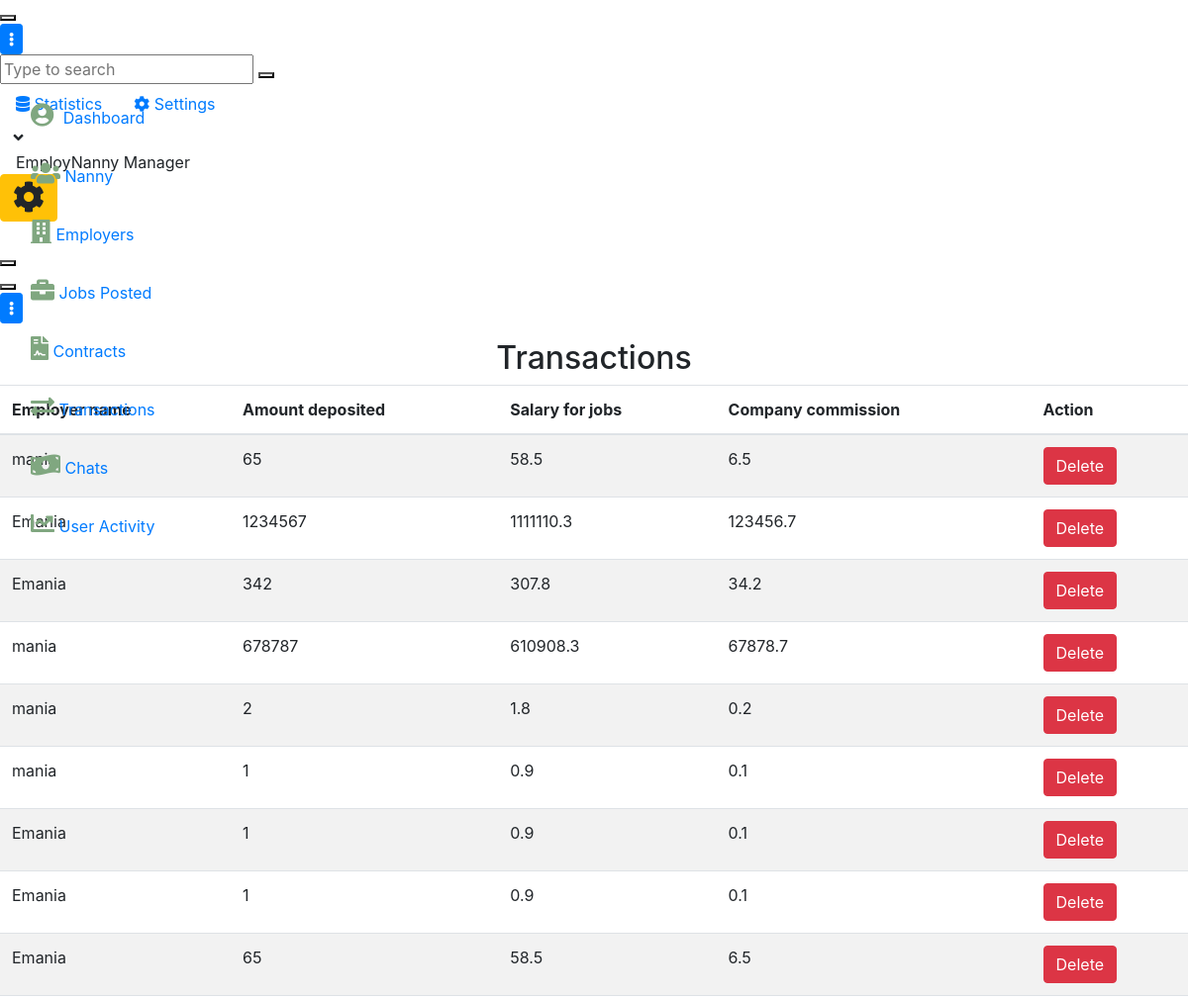
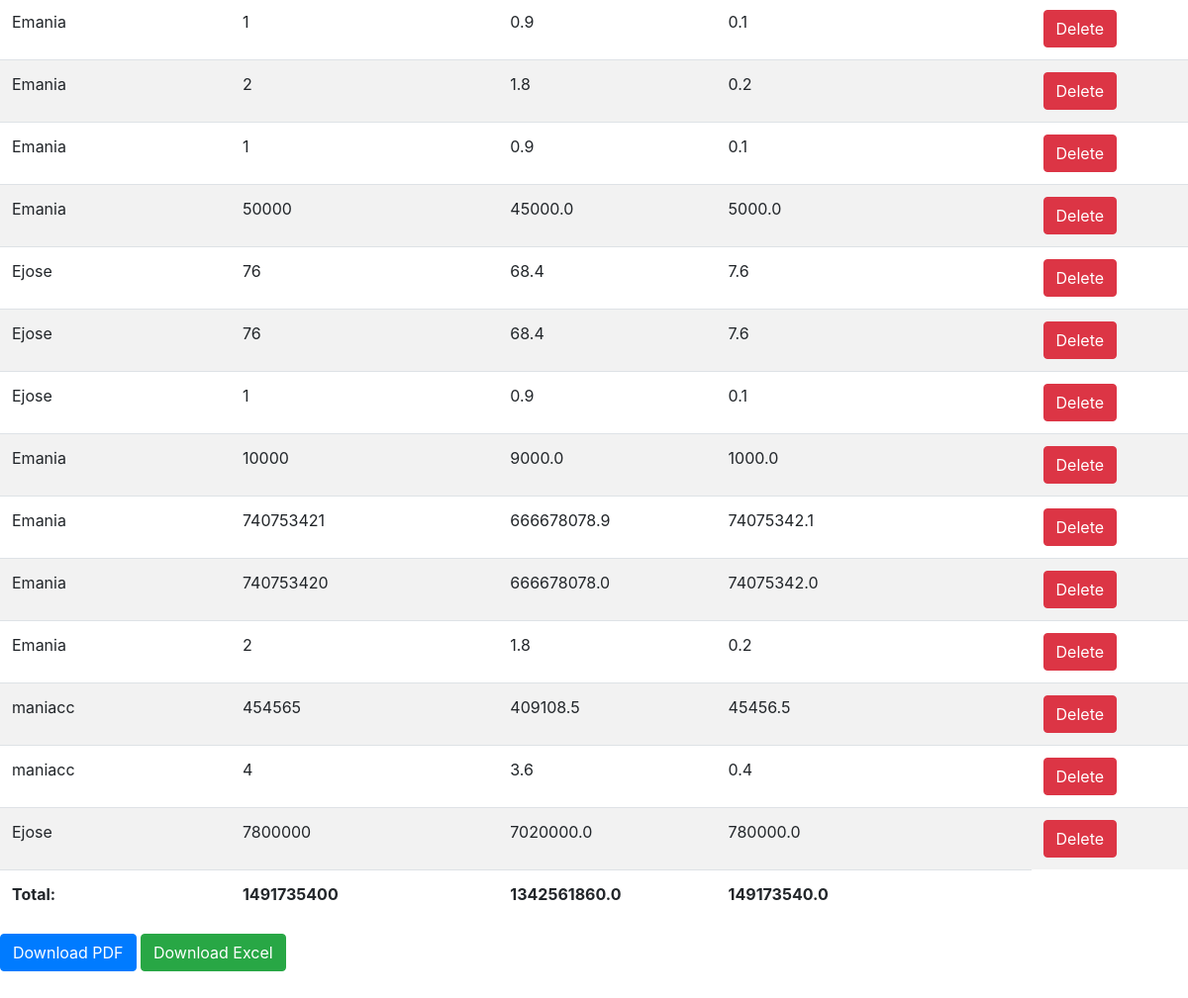
The app's page /reports/transaction_list/ with its own data (2 pictures, top to bottom).
### payment/models.py (models this page shows, shortened)
class Payment(models.Model):
    PAYMENT_STATUS_CHOICES = [
        ('pending', 'Pending'),
        ('success', 'Success'),
        ('failure', 'Failure'),
    ]
    user = models.ForeignKey(User, on_delete=models.CASCADE)
    phone_number = models.PositiveIntegerField()
    amount = models.IntegerField()
    timestamp = models.DateTimeField(auto_now_add=True)
    status = models.CharField(
        max_length=10, choices=PAYMENT_STATUS_CHOICES, default='pending')
    description = models.TextField()

### AdminReports/views.py (the view)
# urls.py: path('transaction_list/', views.transaction_list, name='transaction_list'),
def transaction_list(request):
    payments = Payment.objects.all()
    total_amount = payments.aggregate(Sum('amount'))['amount__sum']
    total_commission = round(total_amount * 0.1, 2)
    total_salary = round(total_amount*0.9, 2)
    for payment in payments:
        payment.company_commission = round(payment.amount * 0.1, 2)
        payment.salary = round(payment.amount - payment.company_commission, 2)
    context = {
        'payments': payments,
        'total_amount': total_amount,
        'total_commission': total_commission,
        'total_salary': total_salary
    }
    return render(request, 'admin/transaction_list.html', context)

### AdminReports/templates/admin/transaction_list.html
  {% extends 'admin/baseadmin.html' %}
{% block content %}
</div>
                <div class="app-main__outer">
<div class="app-main__inner">
<h2 class="text-center">Transactions </h2>
  <table class="table table-striped table-hover">
    <thead>
      <tr>
        <th>Employer name</th>
        <th>Amount deposited</th>
        <th>Salary for jobs</th>
        <th>Company commission</th>
        <th>Action</th>
      </tr>
    </thead>
    <tbody>
      {% for payment in payments %}
      <tr>
        <td>{{ payment.user.username }}</td>
        <td>{{ payment.amount }}</td>
        <td>{{ payment.salary }}</td>
        <td>{{ payment.company_commission }}</td>
        <td><a href="{% url 'delete_transaction' payment.id %}" class="btn btn-danger">Delete</a></td>
      </tr>
      {% endfor %}
    </tbody>
    <tfoot>
      <tr>
        <td><strong>Total:</strong></td>
        <td><strong>{{ total_amount }}</strong></td>
        <td><strong>{{ total_salary }}</strong></td>
        <td><strong>{{ total_commission }}</strong></td>
      </tr>
    </tfoot>
  </table>
<a href="{% url 'generate_transaction_pdf' %}" class="btn btn-primary">Download PDF</a>
<a href="{% url 'export-excel' %}" class="btn btn-success">Download Excel</a>
</div>
</div>
{% endblock content %}

### records on screen
Payment: user.username "mania", amount "65", salary "58.5", company_commission "6.5"
Payment: user.username "Emania", amount "1234567", salary "1111110.3", company_commission "123456.7"
Payment: user.username "Emania", amount "342", salary "307.8", company_commission "34.2"
Payment: user.username "mania", amount "678787", salary "610908.3", company_commission "67878.7"
Payment: user.username "mania", amount "2", salary "1.8", company_commission "0.2"
Payment: user.username "mania", amount "1", salary "0.9", company_commission "0.1"
Payment: user.username "Emania", amount "1", salary "0.9", company_commission "0.1"
Payment: user.username "Emania", amount "1", salary "0.9", company_commission "0.1"
Payment: user.username "Emania", amount "65", salary "58.5", company_commission "6.5"
Payment: user.username "Emania", amount "1", salary "0.9", company_commission "0.1"
Payment: user.username "Emania", amount "2", salary "1.8", company_commission "0.2"
Payment: user.username "Emania", amount "1", salary "0.9", company_commission "0.1"
Payment: user.username "Emania", amount "50000", salary "45000.0", company_commission "5000.0"
Payment: user.username "Ejose", amount "76", salary "68.4", company_commission "7.6"
Payment: user.username "Ejose", amount "76", salary "68.4", company_commission "7.6"
Payment: user.username "Ejose", amount "1", salary "0.9", company_commission "0.1"
Payment: user.username "Emania", amount "10000", salary "9000.0", company_commission "1000.0"
Payment: user.username "Emania", amount "740753421", salary "666678078.9", company_commission "74075342.1"
Payment: user.username "Emania", amount "740753420", salary "666678078.0", company_commission "74075342.0"
Payment: user.username "Emania", amount "2", salary "1.8", company_commission "0.2"
Payment: user.username "maniacc", amount "454565", salary "409108.5", company_commission "45456.5"
Payment: user.username "maniacc", amount "4", salary "3.6", company_commission "0.4"
Payment: user.username "Ejose", amount "7800000", salary "7020000.0", company_commission "780000.0"

### other values on screen
{{ total_amount }} "1491735400"
{{ total_salary }} "1342561860.0"
{{ total_commission }} "149173540.0"
